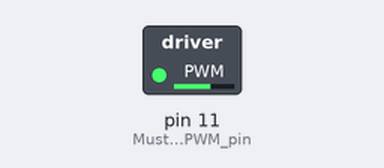
This sketch was run on a simulated Arduino Uno, built with avr-gcc and run on an emulated ATmega328P. Parts: switched loads named in the sketch (green lamp = pin HIGH).

Above: at 0.05 s.
At 4.5 s:
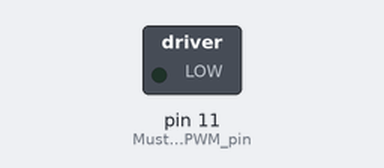
Timing chart, 0 to 5.9 s (numbered marks = the images above):
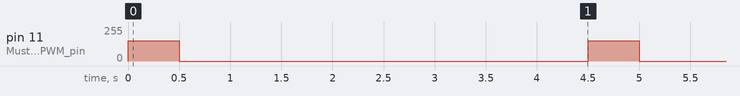

Measured:
- by itself, pin 11 (Must_be_a_PWM_pin): alternates 153/255 for 0.50 s and 0/255 for 4.0 s

The sketch:

vibrationMotorPWM.ino
```cpp
void setup() {
  pinMode( 11 , OUTPUT);  // Must be a PWM pin
}

void loop() {

  analogWrite( 11 , 153 );  // 60% duty cycle
  delay(500);              // play for 0.5s

  analogWrite( 11 , 0 );    // 0% duty cycle (off)
  delay(4000);             // wait for 4s

}
```
